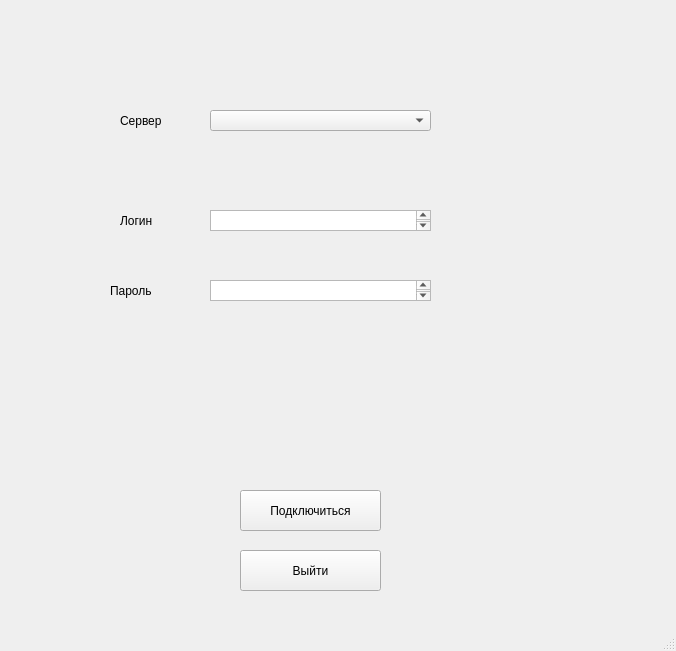
<?xml version="1.0" encoding="UTF-8"?>
<ui version="4.0">
 <class>MainWindow</class>
 <widget class="QMainWindow" name="MainWindow">
  <property name="geometry">
   <rect>
    <x>0</x>
    <y>0</y>
    <width>676</width>
    <height>651</height>
   </rect>
  </property>
  <property name="windowTitle">
   <string>MainWindow</string>
  </property>
  <property name="styleSheet">
   <string notr="true"/>
  </property>
  <widget class="QWidget" name="centralwidget">
   <widget class="QComboBox" name="tBoxServer">
    <property name="geometry">
     <rect>
      <x>210</x>
      <y>110</y>
      <width>221</width>
      <height>21</height>
     </rect>
    </property>
    <property name="styleSheet">
     <string notr="true"/>
    </property>
   </widget>
   <widget class="QTextEdit" name="tBoxLog">
    <property name="geometry">
     <rect>
      <x>210</x>
      <y>210</y>
      <width>221</width>
      <height>21</height>
     </rect>
    </property>
    <property name="styleSheet">
     <string notr="true"/>
    </property>
   </widget>
   <widget class="QTextEdit" name="tBoxPass">
    <property name="geometry">
     <rect>
      <x>210</x>
      <y>280</y>
      <width>221</width>
      <height>21</height>
     </rect>
    </property>
    <property name="styleSheet">
     <string notr="true"/>
    </property>
   </widget>
   <widget class="QPushButton" name="connBtn">
    <property name="geometry">
     <rect>
      <x>240</x>
      <y>490</y>
      <width>141</width>
      <height>41</height>
     </rect>
    </property>
    <property name="styleSheet">
     <string notr="true"/>
    </property>
    <property name="text">
     <string>Подключиться</string>
    </property>
   </widget>
   <widget class="QPushButton" name="exitBtn">
    <property name="geometry">
     <rect>
      <x>240</x>
      <y>550</y>
      <width>141</width>
      <height>41</height>
     </rect>
    </property>
    <property name="styleSheet">
     <string notr="true"/>
    </property>
    <property name="text">
     <string>Выйти</string>
    </property>
   </widget>
   <widget class="QLabel" name="label">
    <property name="geometry">
     <rect>
      <x>120</x>
      <y>100</y>
      <width>81</width>
      <height>41</height>
     </rect>
    </property>
    <property name="styleSheet">
     <string notr="true">



</string>
    </property>
    <property name="text">
     <string>Сервер</string>
    </property>
   </widget>
   <widget class="QLabel" name="label_2">
    <property name="geometry">
     <rect>
      <x>120</x>
      <y>200</y>
      <width>81</width>
      <height>41</height>
     </rect>
    </property>
    <property name="styleSheet">
     <string notr="true">






</string>
    </property>
    <property name="text">
     <string>Логин</string>
    </property>
   </widget>
   <widget class="QLabel" name="label_3">
    <property name="geometry">
     <rect>
      <x>110</x>
      <y>270</y>
      <width>91</width>
      <height>41</height>
     </rect>
    </property>
    <property name="styleSheet">
     <string notr="true">




</string>
    </property>
    <property name="text">
     <string>Пароль</string>
    </property>
   </widget>
  </widget>
  <widget class="QStatusBar" name="statusbar"/>
 </widget>
 <resources/>
 <connections/>
</ui>
